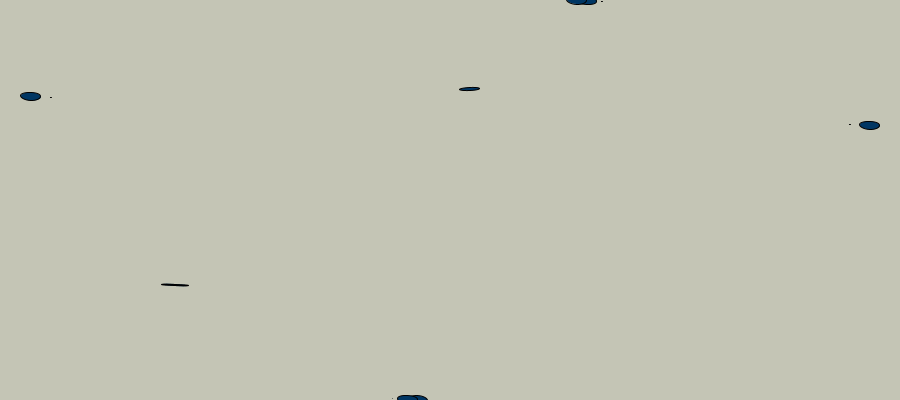
Frame 1 (no input)
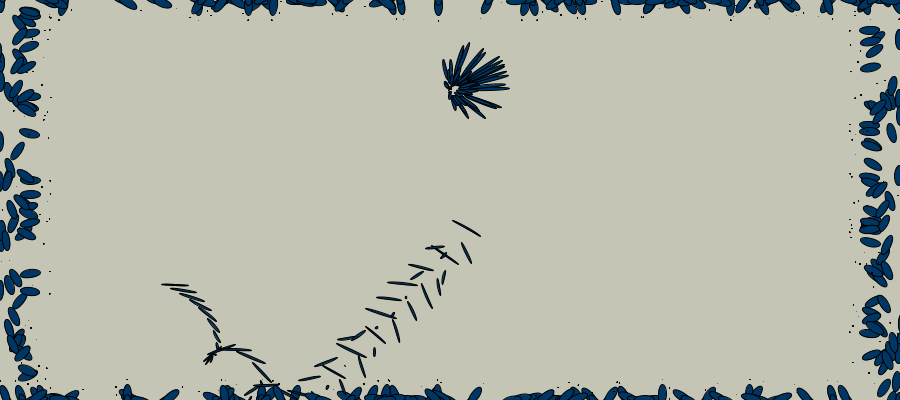
Frame 60 (the mouse pressed at the canvas centre just before this capture)
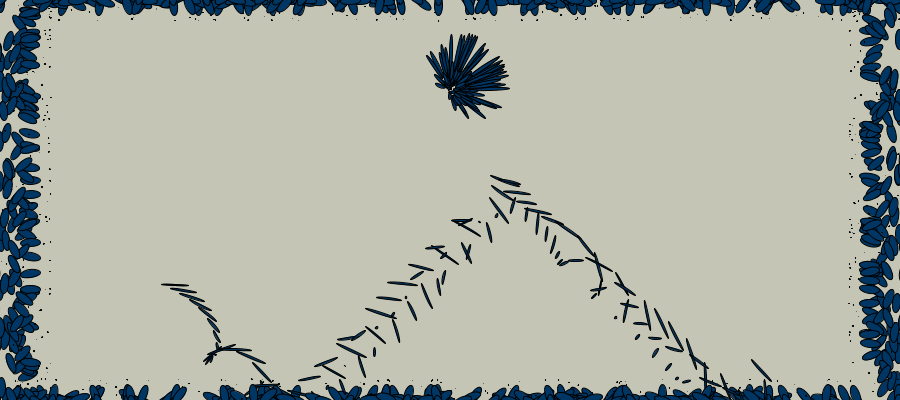
Frame 120 (the mouse held since frame 60 and released just before this capture)

The Processing sketch that drew these frames (run headless with seeded random() and noise(); from frame 60 on, the mouse is pressed at the canvas centre):

// Processing sketch: processing_52703
// ── processing_52703.pde

float angle = 0;   
float aVelocity = 0.05;
float aAcceleration = 0.01;
int x_position = 170;
int x_speed=5;
int y_position = 280;
int y_speed=5;

void setup() {
size(900,400);
background(#C4C5B5);
smooth();
  
}
 
void draw() {
float amplitude =30;
float x = amplitude * sin(angle);
float y = amplitude * cos(angle);
angle += aVelocity;
  
pushMatrix();  
translate(random(900),random(1));
rotate(angle);
fill(0,54,99);
ellipse(20,0,0.5,0.5);
ellipse(-20,0,0.5,0.5);
ellipse(5,0,20,8);
ellipse(-5,0,20,8);
popMatrix();

pushMatrix();  
translate(random(1),random(400));
rotate(angle);
ellipse(50,0,0.5,0.5);
ellipse(-50,0,0.5,0.5);
ellipse(30,0,20,8);
ellipse(-30,0,20,8);
popMatrix();

pushMatrix();  
translate(random(899,900),random(400));
rotate(angle);
ellipse(50,0,0.5,0.5);
ellipse(-50,0,0.5,0.5);
ellipse(30,0,20,8);
ellipse(-30,0,20,8);
popMatrix();

pushMatrix();
translate(random(900),random(399,400));
rotate(angle);
ellipse(20,0,0.5,0.5);
ellipse(-20,0,0.5,0.5);
ellipse(5,0,20,8);
ellipse(-5,0,20,8);
popMatrix();

//pushMatrix();  
//translate(110,70);
//rotate(angle);
//fill(#003663);
//ellipse(30,0,0.5,0.5);
//ellipse(-30,0,0.5,0.5);
//fill(#003663);
//ellipse(20,0,12,6);
//ellipse(-20,0,12,6);
//popMatrix();

pushMatrix();  

//translate(170,280);
x_position=x_position+x_speed;
y_position=y_position+y_speed;

translate(x_position,y_position);
if(x_position>850){
  x_speed=-5;
}
if(x_position<=0){
  x_speed=5;
}  
if(y_position>400){
  y_speed=-5;
}
if(y_position<=180){
  y_speed=5;
}  
rotate(angle);
ellipse(x,0,y-3,2);
popMatrix();
//line (170,140,170,280);

//pushMatrix();  
//translate(193,210);
//ellipse(0,y,8,8);
//popMatrix();

pushMatrix();  
translate(width/2,90);
rotate(-angle);
ellipse(y-10,0,y-10,3);
popMatrix();
aVelocity += aAcceleration;
angle += aVelocity;

}
